Frame 1 (no input): blank canvas, image omitted
Frame 60 (no input): blank canvas, image omitted
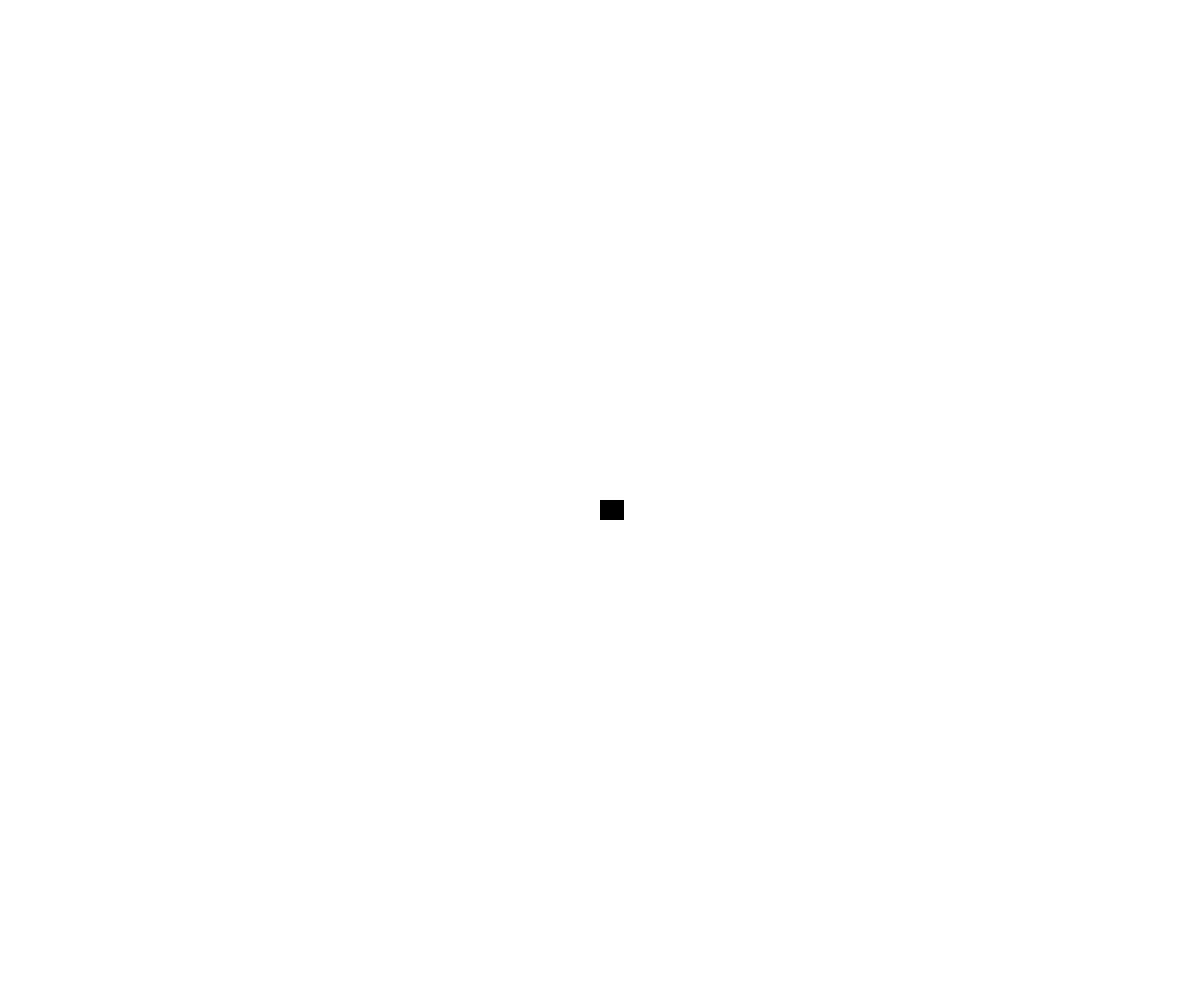
Frame 120 (the mouse pressed at the canvas centre since frame 60)

The p5.js sketch whose frames 1 and 60 were blank and that drew this single picture after the mouse press (run headless with seeded random() and noise() and a simulated clock; from frame 60 on, the mouse is pressed at the canvas centre):

// p5.js sketch
// ── sketch.js
// Game of Life

let grid;
let gridSize = 50;
let cellWidth, cellHeight;
let autoPlay = false;

function setup() {
  createCanvas(windowWidth, windowHeight);
  grid = createEmpty2DArray(gridSize, gridSize);
  cellWidth = width/gridSize;
  cellHeight = height/gridSize;
}

function draw() {
  background(220);
  if (autoPlay && frameCount % 2 === 0) {
    nextTurn();
  }
  displayGrid();
}

function keyPressed() {
  if (key === "e") {
    grid = createEmpty2DArray(gridSize, gridSize);
  }
  if (key === "r") {
    grid = createRandom2DArray(gridSize, gridSize);
  }
  if (key ===  " ") {
    nextTurn();
  }
  if (key === "p") {
    autoPlay = !autoPlay;
  }
}

function nextTurn() {
  let newBoard = createEmpty2DArray(gridSize, gridSize);

  for (let y=0;y<gridSize;y++) {
    for (let x=0;x<gridSize;x++) {
      let neighbours = 0;

      //Look at all neighbours and count them
      for (let i=-1; i<=1; i++) {
        for (let j=-1; j<=1; j++) {
          if (y+i >= 0 && x+j >= 0 && y+i < gridSize && x+j < gridSize) {
            neighbours += grid[y+i][x+j];
          }
        }
      }

      // don't count yourself
      neighbours -= grid [y][x];

      // apply rules to game
      if (grid[y][x] === 1) { //alive
        if (neighbours === 2 || neighbours === 3) {
          newBoard[y][x] = 1;
        }
        else {
          newBoard[y][x] = 0;
        }
      }
      if (grid[y][x] === 0) { //dead
        if(neighbours === 3) {
          newBoard[y][x] = 1;
        }
        else {
          newBoard[y][x] = 0;
        }
      }
    }
  }
  grid = newBoard;
}


function mousePressed() {
  let cellX = Math.floor(mouseX/cellWidth);
  let cellY = Math.floor(mouseY/cellHeight);

  if (grid[cellY][cellX] === 0) {
    grid[cellY][cellX] = 1;
  }
  else if (grid[cellY][cellX] === 1) {
    grid[cellY][cellX] = 0;
  }
}

function displayGrid() {
  noStroke();
  for (let y=0; y<gridSize; y++) {
    for (let x=0; x<gridSize; x++) {
      if (grid[y][x] === 0) {
        fill("white");
      }
      if (grid[y][x] === 1) {
        fill("black");
      }
      rect(x*cellWidth, y*cellHeight, cellWidth, cellHeight);
    }
  }
}

function createEmpty2DArray(rows, cols) {
  let board = [];
  for (let y=0; y<rows; y++) {
    board.push([]);
    for (let x=0; x<cols; x++) {
      board[y].push(0);
    }
  }
  return board;
}

function createRandom2DArray(rows, cols) {
  let board = [];
  for (let y=0; y<rows; y++) {
    board.push([]);
    for (let x=0; x<cols; x++) {
      if (random(100) < 50) {
        board[y].push(0);
      }
      else {
        board[y].push(1);
      }
    }
  }
  return board;
}
